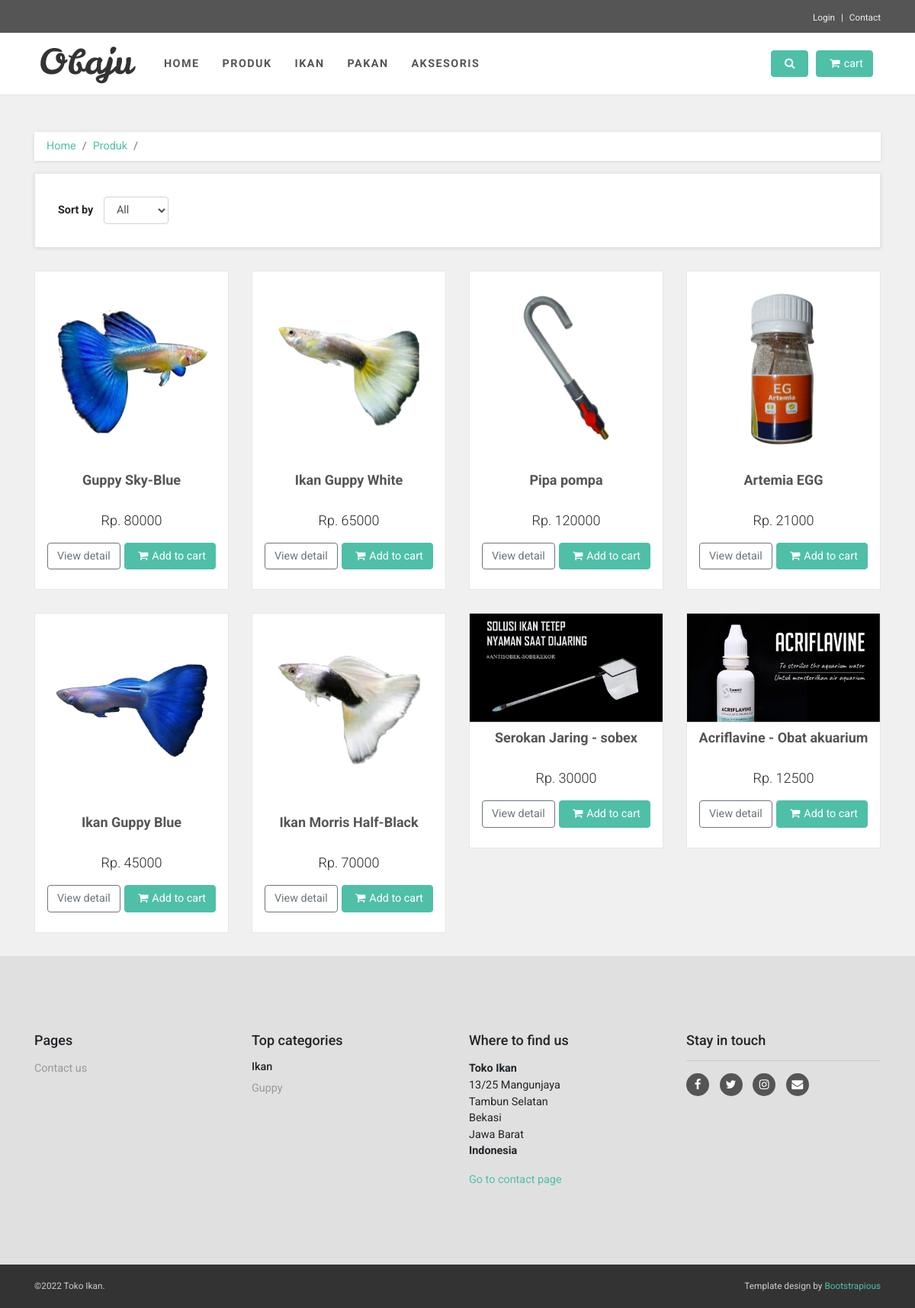
The app's page /index.php/produk with its own data.
### tables this page shows
CREATE TABLE `submenu` (
  `submenu_id` int(11) NOT NULL,
  `menu_id` int(1) NOT NULL,
  `judul` varchar(128) NOT NULL,
  `url` varchar(128) NOT NULL
);

CREATE TABLE `produk` (
  `produk_id` int(11) NOT NULL,
  `nama_produk` varchar(255) NOT NULL,
  `kategori` varchar(255) NOT NULL,
  `harga` int(13) NOT NULL,
  `deskripsi` text NOT NULL,
  `stok` int(255) NOT NULL,
  `image` varchar(255) NOT NULL
);

### application/controllers/Produk.php (called while the page is built, shortened)
<?php
class Produk extends CI_Controller
{
    public function __construct()
    {
        $this->load->model('Model_Produk');
        $this->load->model('Model_Kategori');
        $this->load->library('form_validation');
        $this->load->library('pagination');
        $config['base_url'] = 'http://localhost/toko_ikan/produk/index';
        $config['total_rows'] = $this->Model_Produk->count_all_produk();
        $config['per_page'] = 8;
        $config['full_tag_open'] = '<nav class="d-flex justify-content-center"><ul class="pagination">';
        $config['full_tag_close'] = '</ul></nav>';
        $config['first_link'] = 'First';
        $config['first_tag_open'] = '<li class="page-item">';
        $config['first_tag_close'] = '</li>';
        $config['last_link'] = 'Last';
        $config['last_tag_open'] = '<li class="page-item">';
        $config['last_tag_close'] = '</li>';
        $config['last_link'] = 'Last';
        $config['last_tag_open'] = '<li class="page-item">';
        $config['last_tag_close'] = '</li>';
        $config['next_link'] = '&raquo';
        $config['next_tag_open'] = '<li class="page-item">';
        $config['next_tag_close'] = '</li>';
        $config['prev_link'] = '&laquo';
        $config['prev_tag_open'] = '<li class="page-item">';
        $config['prev_tag_close'] = '</li>';
        $config['cur_tag_open'] = '<li class="page-item active"><a class="page-link" href="#">';
        $config['cur_tag_close'] = '</a></li>';
        $config['num_tag_open'] = '<li class="page-item">';
        $config['num_tag_close'] = '</li>';
        $config['attributes'] = array('class' => 'page-link');
        $this->pagination->initialize($config);
    }
    public function index()
    {
        $data['title'] = "Produk | Toko Ikan";
        $this->mybreadcrumb->add('Home', base_url());
        $this->mybreadcrumb->add('Produk', base_url('produk'));
        $this->mybreadcrumb->add(' ', base_url());
        $data['breadcrumbs'] = $this->mybreadcrumb->render();
        $data['menu'] = $this->Model_Produk->select_menu();
        $data['start'] = $this->uri->segment(3);
        $data['produk'] = $this->Model_Produk->select_limit($this->pagination->per_page, $data['start'])->result();
        $this->load->view('templates/header', $data);
        $this->load->view('templates/breadcrumb', $data);
        $this->load->view('produk', $data);
        $this->load->view('templates/footer');
    }
}

### index.php (called while the page is built, shortened)
<?php
require_once BASEPATH.'core/CodeIgniter.php';

### application/models/Model_Produk.php (called while the page is built, shortened)
<?php
class Model_Produk extends CI_Model
{
    public function select_limit($limit, $start)
    {
        $query = $this->db->get('produk', $limit, $start);
        return $query;
    }
    function select_menu()
    {
        $this->db->where('menu_id', 2);
        $query = $this->db->get('submenu')->result_array();
        return $query;
    }
}

### application/views/produk.php (the view, shortened to what this page needs)
<div class="col-lg-12">
    <div class="box info-bar">
        <div class="row">
            <div class="col-md-12 col-lg-7 products-number-sort">
                <form class="form-inline d-block d-lg-flex justify-content-between flex-column flex-md-row">
                    <div class="products-sort-by mt-2 mt-lg-0"><strong id="url">Sort by</strong>
                        <select id="sort-by" name="sort-by" class="form-control">
                            <option value="produk_id">All</option>
                        </select>
                    </div>
                </form>
            </div>
        </div>
    </div>
    <div class="row products">
        <?php
        foreach ($produk as $prod) {
        ?>
            <div class="col-lg-3 col-md-4">
                <div class="product">
                    <div class="flip-container">
                        <div class="flipper">
                            <div class="front"><a href="<?= base_url(); ?>produk/detail/<?= $prod->produk_id; ?>"><img src="<?= base_url(); ?>assets/img/<?= $prod->image; ?>" alt="<?= $prod->deskripsi; ?>" class="img-fluid"></a></div>
                        </div>
                    </div><a href="<?= base_url(); ?>produk/detail/<?= $prod->produk_id; ?>" class="invisible"><img src="<?= base_url(); ?>assets/img/<?= $prod->image; ?>" alt="" class="img-fluid"></a>
                    <div class="text">
                        <h3><a href="<?= base_url(); ?>produk/detail/<?= $prod->produk_id; ?>" id="sort-nama" data-order='ASC'><?= $prod->nama_produk; ?></a></h3>
                        <p class="price">
                            <del></del>Rp. <?= $prod->harga; ?>
                        </p>
                        <p class="buttons"><a href="<?= base_url(); ?>produk/detail/<?= $prod->produk_id; ?>" class="btn btn-outline-secondary">View detail</a><a href="<?= base_url(); ?>basket/addCart/<?= $prod->produk_id; ?>" class="btn btn-primary"><i class="fa fa-shopping-cart"></i>Add to cart</a></p>
                    </div>
                </div>
            </div>
        <?php } ?>
    </div>
</div>
</div>
</div>
</div>
</div>

### application/views/templates/header.php (shortened to what this page needs)
<!DOCTYPE html>
<html>
<head>
    <link rel="stylesheet" href="<?= base_url(); ?>assets/vendor/bootstrap/css/bootstrap.min.css">
    <link rel="stylesheet" href="<?= base_url(); ?>assets/vendor/font-awesome/css/font-awesome.min.css">
    <link rel="stylesheet" href="<?= base_url(); ?>assets/vendor/owl.carousel/assets/owl.carousel.css">
    <link rel="stylesheet" href="<?= base_url(); ?>assets/vendor/owl.carousel/assets/owl.theme.default.css">
    <link rel="stylesheet" href="<?= base_url(); ?>assets/css/style.default.css" id="theme-stylesheet">
    <link rel="stylesheet" href="<?= base_url(); ?>assets/css/custom.css">
</head>
<body id="all">
    <header class="header mb-5">
        <div id="top">
            <div class="container">
                <div class="row">
                    <div class="col-lg-12 text-end text-lg-right">
                        <ul class="menu list-inline mb-0">
                            <li class="list-inline-item"><a href="#" data-toggle="modal" data-target="#login-modal">Login</a></li>
                            <li class="list-inline-item"><a href="<?= base_url('contact'); ?>">Contact</a></li>
                        </ul>
                    </div>
                </div>
            </div>
        </div>
        <nav class="navbar navbar-expand-lg">
            <div class="container"><a href="<?= base_url('home'); ?>" class="navbar-brand home"><img src="<?= base_url(); ?>assets/img/logo.png" alt="Obaju logo" class="d-none d-md-inline-block"></a>
                <div id="navigation" class="collapse navbar-collapse">
                    <ul class="navbar-nav mr-auto">
                        <?php foreach ($menu as $result) : ?>
                            <li class="nav-item"><a href="<?= base_url(); ?><?= $result['url']; ?>" class="nav-link"><?= $result['judul']; ?></a></li>
                        <?php endforeach; ?>
                </div>
                <div class="navbar-buttons d-flex justify-content-end">
                    <a data-toggle="collapse" href="#search" class="btn navbar-btn btn-primary d-none d-lg-inline-block"><i class="fa fa-search"></i></a>
                    <div id="basket-overview" class="navbar-collapse collapse d-none d-lg-block"><a href="<?= base_url('basket'); ?>" class="btn btn-primary navbar-btn"><i class="fa fa-shopping-cart"></i><span>cart</span></a></div>
                </div>
            </div>
        </nav>
    </header>

### records on screen
submenu: judul "HOME"
submenu: judul "PRODUK"
submenu: judul "IKAN"
submenu: judul "PAKAN"
submenu: judul "AKSESORIS"
produk: image (picture), nama_produk "Guppy Sky-Blue", harga "80000"
produk: image (picture), nama_produk "Ikan Guppy White", harga "65000"
produk: image (picture), nama_produk "Pipa pompa", harga "120000"
produk: image (picture), nama_produk "Artemia EGG", harga "21000"
produk: image (picture), nama_produk "Ikan Guppy Blue", harga "45000"
produk: image (picture), nama_produk "Ikan Morris Half-Black", harga "70000"
produk: image (picture), nama_produk "Serokan Jaring - sobex", harga "30000"
produk: image (picture), nama_produk "Acriflavine - Obat akuarium", harga "12500"

### other values on screen
$breadcrumbs "Home Produk"
